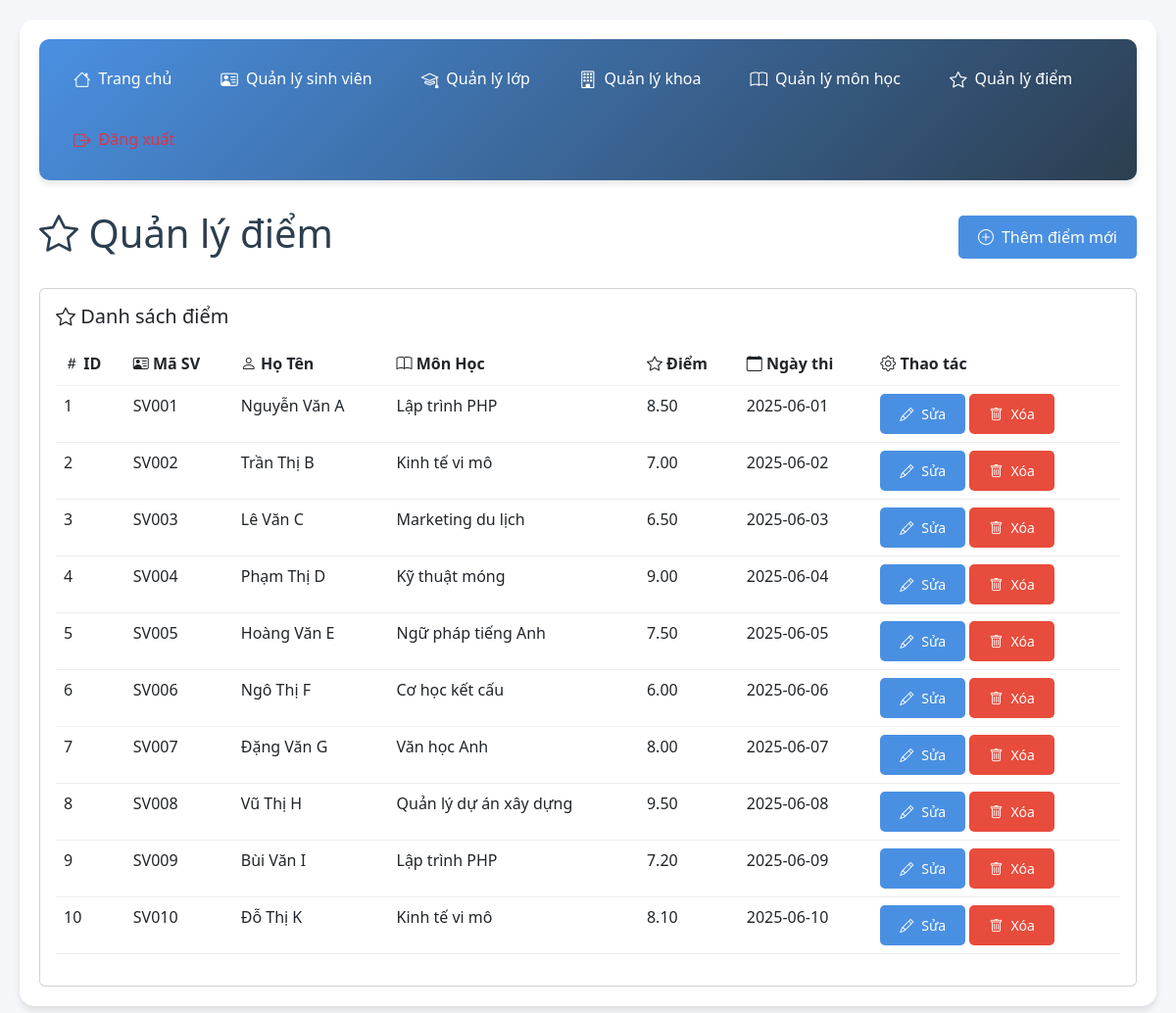
Screenshot of /diem.php (signed in) with the database file from the repository.
### tables this page shows
CREATE TABLE diem (
  id INT AUTO_INCREMENT PRIMARY KEY,
  sinh_vien_id INT DEFAULT NULL,
  mon_hoc_id INT DEFAULT NULL,
diem_so FLOAT DEFAULT NULL CHECK (diem_so >= 0 AND diem_so <= 10),
  ngay_thi DATE DEFAULT NULL,
  FOREIGN KEY (sinh_vien_id) REFERENCES sinh_vien(id) ON DELETE CASCADE,
  FOREIGN KEY (mon_hoc_id) REFERENCES mon_hoc(id) ON DELETE CASCADE
);

CREATE TABLE sinh_vien (
  id INT AUTO_INCREMENT PRIMARY KEY,
  ma_sv VARCHAR(20) NOT NULL UNIQUE,
  ho_ten VARCHAR(100) NOT NULL,
  ngay_sinh DATE DEFAULT NULL,
  gioi_tinh ENUM('Nam','Nữ') DEFAULT NULL,
  email VARCHAR(100) DEFAULT NULL,
  so_dien_thoai VARCHAR(20) DEFAULT NULL,
  lop_id INT DEFAULT NULL,
  FOREIGN KEY (lop_id) REFERENCES lop(id) ON DELETE CASCADE
);

CREATE TABLE mon_hoc (
  id INT AUTO_INCREMENT PRIMARY KEY,
  ma_mon VARCHAR(20) NOT NULL UNIQUE,
  ten_mon VARCHAR(100) NOT NULL,
  so_tin_chi INT DEFAULT NULL
);

### diem.php (the view, shortened to what this page needs)
<?php
require_once 'config.php';
$sql = "SELECT d.*, sv.ma_sv, sv.ho_ten, mh.ma_mon, mh.ten_mon
        FROM diem d
        JOIN sinh_vien sv ON d.sinh_vien_id = sv.id
        JOIN mon_hoc mh ON d.mon_hoc_id = mh.id";
$result = $conn->query($sql);
?>
<!DOCTYPE html>
<html>
<head>
    <link href="https://cdn.jsdelivr.net/npm/bootstrap@5.3.0/dist/css/bootstrap.min.css" rel="stylesheet">
    <link rel="stylesheet" href="https://cdn.jsdelivr.net/npm/bootstrap-icons@1.11.0/font/bootstrap-icons.css">
    <link rel="stylesheet" href="style.css">
</head>
<body>
    <div class="container">
        <nav class="nav-menu">
            <a href="index.php"><i class="bi bi-house"></i> Trang chủ</a>
            <a href="sinh_vien.php"><i class="bi bi-person-vcard"></i> Quản lý sinh viên</a>
            <a href="lop.php"><i class="bi bi-mortarboard"></i> Quản lý lớp</a>
            <a href="khoa.php"><i class="bi bi-building"></i> Quản lý khoa</a>
            <a href="mon_hoc.php"><i class="bi bi-book"></i> Quản lý môn học</a>
            <a href="diem.php" class="active"><i class="bi bi-star"></i> Quản lý điểm</a>
            <a href="logout.php" class="text-danger"><i class="bi bi-box-arrow-right"></i> Đăng xuất</a>
        </nav>
        <div class="d-flex justify-content-between align-items-center mb-4">
            <h1><i class="bi bi-star"></i> Quản lý điểm</h1>
            <button class="btn btn-primary" data-bs-toggle="modal" data-bs-target="#addGradeModal">
                <i class="bi bi-plus-circle"></i> Thêm điểm mới
            </button>
        </div>
        <div class="card">
            <div class="card-body">
                <div class="d-flex justify-content-between align-items-center mb-3">
                    <h5 class="mb-0"><i class="bi bi-star"></i> Danh sách điểm</h5>
                </div>
                <div class="table-responsive">
                    <table class="table table-hover">
                        <thead>
                            <tr>
                                <th><i class="bi bi-hash"></i> ID</th>
                                <th><i class="bi bi-person-vcard"></i> Mã SV</th>
                                <th><i class="bi bi-person"></i> Họ Tên</th>
                                <th><i class="bi bi-book"></i> Môn Học</th>
                                <th><i class="bi bi-star"></i> Điểm</th>
                                <th><i class="bi bi-calendar"></i> Ngày thi</th>
                                <th><i class="bi bi-gear"></i> Thao tác</th>
                            </tr>
                        </thead>
                        <tbody>
                            <?php while ($row = $result->fetch_assoc()): ?>
                            <tr>
                                <td><?php echo $row['id']; ?></td>
                                <td><?php echo htmlspecialchars($row['ma_sv']); ?></td>
                                <td><?php echo htmlspecialchars($row['ho_ten']); ?></td>
                                <td><?php echo htmlspecialchars($row['ten_mon']); ?></td>
                                <td><?php echo isset($row['diem_so']) ? number_format($row['diem_so'], 2) : '0.00'; ?></td>
                                <td><?php echo isset($row['ngay_thi']) ? htmlspecialchars($row['ngay_thi']) : ''; ?></td>
                                <td>
                                    <button class="btn btn-sm btn-primary" onclick="editDiem(<?php echo $row['id']; ?>, <?php echo $row['sinh_vien_id']; ?>, <?php echo $row['mon_hoc_id']; ?>, <?php echo isset($row['diem_so']) ? $row['diem_so'] : 0; ?>, '<?php echo isset($row['ngay_thi']) ? $row['ngay_thi'] : ''; ?>')">
                                        <i class="bi bi-pencil"></i> Sửa
                                    </button>
                                    <a href="?delete=<?php echo $row['id']; ?>" class="btn btn-sm btn-danger"
                                       onclick="return confirm('Bạn có chắc muốn xóa điểm này?')">
                                        <i class="bi bi-trash"></i> Xóa
                                    </a>
                                </td>
                            </tr>
                            <?php endwhile; ?>
                        </tbody>
                    </table>
                </div>
            </div>
        </div>
    </div>
</body>
</html>

### style.css (style rules this page uses)
* { margin: 0; padding: 0; box-sizing: border-box; font-family: 'Segoe UI', Tahoma, Geneva, Verdana, sans-serif; }
:root { --primary-color: #4a90e2; --secondary-color: #2c3e50; --success-color: #2ecc71; --danger-color: #e74c3c; --warning-color: #f1c40f; --light-color: #ecf0f1; --dark-color: #2c3e50; --shadow: 0 4px 6px rgba(0, 0, 0, 0.1); --transition: all 0.3s ease; }
body { background-color: #f5f6fa; padding: 20px; color: var(--dark-color); line-height: 1.6; }
.container { max-width: 1400px; margin: 0 auto; background-color: white; padding: 20px; border-radius: 15px; box-shadow: var(--shadow); }
.nav-menu { background: linear-gradient(135deg, var(--primary-color), var(--secondary-color)); padding: 15px; margin-bottom: 30px; border-radius: 10px; box-shadow: var(--shadow); display: flex; flex-wrap: wrap; gap: 10px; }
.nav-menu a { color: white; text-decoration: none; padding: 12px 20px; border-radius: 5px; transition: var(--transition); font-weight: 500; display: flex; align-items: center; gap: 8px; }
.nav-menu a i { font-size: 1.1em; }
table { width: 100%; border-collapse: separate; border-spacing: 0; background-color: white; }
th, td { padding: 15px; text-align: left; border-bottom: 1px solid #eee; }
th { background-color: var(--light-color); font-weight: 600; color: var(--secondary-color); position: sticky; top: 0; }
.btn { padding: 10px 20px; border: none; border-radius: 5px; cursor: pointer; text-decoration: none; display: inline-flex; align-items: center; gap: 8px; font-weight: 500; transition: var(--transition); }
.btn-primary { background-color: var(--primary-color); color: white; }
.btn-danger { background-color: var(--danger-color); color: white; }
.mb-3 { margin-bottom: 1rem; }
.d-flex { display: flex; }
.justify-content-between { justify-content: space-between; }
.align-items-center { align-items: center; }

### rows the page displays
diem: id "1", sinh_vien.ma_sv "SV001", sinh_vien.ho_ten "Nguyễn Văn A", mon_hoc.ten_mon "Lập trình PHP", diem_so "8.50", ngay_thi "2025-06-01"
diem: id "2", sinh_vien.ma_sv "SV002", sinh_vien.ho_ten "Trần Thị B", mon_hoc.ten_mon "Kinh tế vi mô", diem_so "7.00", ngay_thi "2025-06-02"
diem: id "3", sinh_vien.ma_sv "SV003", sinh_vien.ho_ten "Lê Văn C", mon_hoc.ten_mon "Marketing du lịch", diem_so "6.50", ngay_thi "2025-06-03"
diem: id "4", sinh_vien.ma_sv "SV004", sinh_vien.ho_ten "Phạm Thị D", mon_hoc.ten_mon "Kỹ thuật móng", diem_so "9.00", ngay_thi "2025-06-04"
diem: id "5", sinh_vien.ma_sv "SV005", sinh_vien.ho_ten "Hoàng Văn E", mon_hoc.ten_mon "Ngữ pháp tiếng Anh", diem_so "7.50", ngay_thi "2025-06-05"
diem: id "6", sinh_vien.ma_sv "SV006", sinh_vien.ho_ten "Ngô Thị F", mon_hoc.ten_mon "Cơ học kết cấu", diem_so "6.00", ngay_thi "2025-06-06"
diem: id "7", sinh_vien.ma_sv "SV007", sinh_vien.ho_ten "Đặng Văn G", mon_hoc.ten_mon "Văn học Anh", diem_so "8.00", ngay_thi "2025-06-07"
diem: id "8", sinh_vien.ma_sv "SV008", sinh_vien.ho_ten "Vũ Thị H", mon_hoc.ten_mon "Quản lý dự án xây dựng", diem_so "9.50", ngay_thi "2025-06-08"
diem: id "9", sinh_vien.ma_sv "SV009", sinh_vien.ho_ten "Bùi Văn I", mon_hoc.ten_mon "Lập trình PHP", diem_so "7.20", ngay_thi "2025-06-09"
diem: id "10", sinh_vien.ma_sv "SV010", sinh_vien.ho_ten "Đỗ Thị K", mon_hoc.ten_mon "Kinh tế vi mô", diem_so "8.10", ngay_thi "2025-06-10"
